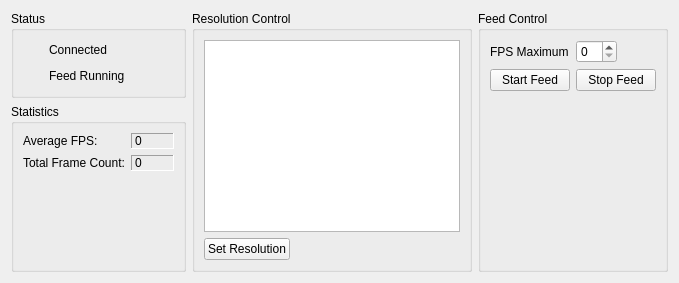
      <widget class="QWidget" name="tab">
       <attribute name="title">
        <string>Microscope Control</string>
       </attribute>
       <layout class="QGridLayout" name="gridLayout_9" rowstretch="0,1">
        <item row="1" column="0">
         <widget class="QGroupBox" name="groupBox_12">
          <property name="minimumSize">
           <size>
            <width>175</width>
            <height>0</height>
           </size>
          </property>
          <property name="title">
           <string>Statistics</string>
          </property>
          <property name="flat">
           <bool>true</bool>
          </property>
          <layout class="QFormLayout" name="formLayout_4">
           <item row="0" column="0">
            <widget class="QLabel" name="label_31">
             <property name="text">
              <string>Average FPS:</string>
             </property>
            </widget>
           </item>
           <item row="0" column="1">
            <widget class="QLabel" name="avg_fps_stat">
             <property name="frameShape">
              <enum>QFrame::Panel</enum>
             </property>
             <property name="frameShadow">
              <enum>QFrame::Sunken</enum>
             </property>
             <property name="lineWidth">
              <number>1</number>
             </property>
             <property name="text">
              <string>0</string>
             </property>
            </widget>
           </item>
           <item row="1" column="0">
            <widget class="QLabel" name="label_33">
             <property name="text">
              <string>Total Frame Count:</string>
             </property>
            </widget>
           </item>
           <item row="1" column="1">
            <widget class="QLabel" name="total_frame_stat">
             <property name="frameShape">
              <enum>QFrame::Panel</enum>
             </property>
             <property name="frameShadow">
              <enum>QFrame::Sunken</enum>
             </property>
             <property name="lineWidth">
              <number>1</number>
             </property>
             <property name="text">
              <string>0</string>
             </property>
            </widget>
           </item>
          </layout>
         </widget>
        </item>
        <item row="0" column="1" rowspan="2" alignment="Qt::AlignTop">
         <widget class="QGroupBox" name="groupBox_11">
          <property name="sizePolicy">
           <sizepolicy hsizetype="Preferred" vsizetype="Preferred">
            <horstretch>0</horstretch>
            <verstretch>0</verstretch>
           </sizepolicy>
          </property>
          <property name="title">
           <string>Resolution Control</string>
          </property>
          <property name="flat">
           <bool>true</bool>
          </property>
          <layout class="QGridLayout" name="gridLayout_10">
           <item row="0" column="0" colspan="2">
            <widget class="QListWidget" name="res_list">
             <property name="sizePolicy">
              <sizepolicy hsizetype="Preferred" vsizetype="Preferred">
               <horstretch>0</horstretch>
               <verstretch>0</verstretch>
              </sizepolicy>
             </property>
            </widget>
           </item>
           <item row="1" column="0" alignment="Qt::AlignLeft">
            <widget class="QPushButton" name="set_res_button">
             <property name="text">
              <string>Set Resolution</string>
             </property>
            </widget>
           </item>
          </layout>
         </widget>
        </item>
        <item row="0" column="0">
         <widget class="QGroupBox" name="groupBox_10">
          <property name="title">
           <string>Status</string>
          </property>
          <property name="flat">
           <bool>true</bool>
          </property>
          <layout class="QFormLayout" name="formLayout_3">
           <item row="0" column="0">
            <widget class="QWidget" name="micro_conn_ind" native="true">
             <property name="sizePolicy">
              <sizepolicy hsizetype="Fixed" vsizetype="Fixed">
               <horstretch>0</horstretch>
               <verstretch>0</verstretch>
              </sizepolicy>
             </property>
             <property name="minimumSize">
              <size>
               <width>20</width>
               <height>20</height>
              </size>
             </property>
             <property name="maximumSize">
              <size>
               <width>20</width>
               <height>20</height>
              </size>
             </property>
             <property name="styleSheet">
              <string notr="true">background: &quot;red&quot;;</string>
             </property>
            </widget>
           </item>
           <item row="0" column="1">
            <widget class="QLabel" name="label_24">
             <property name="text">
              <string>Connected</string>
             </property>
            </widget>
           </item>
           <item row="1" column="0">
            <widget class="QWidget" name="feed_run_ind" native="true">
             <property name="sizePolicy">
              <sizepolicy hsizetype="Fixed" vsizetype="Fixed">
               <horstretch>0</horstretch>
               <verstretch>0</verstretch>
              </sizepolicy>
             </property>
             <property name="minimumSize">
              <size>
               <width>20</width>
               <height>20</height>
              </size>
             </property>
             <property name="maximumSize">
              <size>
               <width>20</width>
               <height>20</height>
              </size>
             </property>
             <property name="styleSheet">
              <string notr="true">background: &quot;red&quot;;</string>
             </property>
            </widget>
           </item>
           <item row="1" column="1">
            <widget class="QLabel" name="label_34">
             <property name="text">
              <string>Feed Running</string>
             </property>
            </widget>
           </item>
          </layout>
         </widget>
        </item>
        <item row="0" column="2" rowspan="2" alignment="Qt::AlignLeft">
         <widget class="QGroupBox" name="groupBox_13">
          <property name="sizePolicy">
           <sizepolicy hsizetype="Preferred" vsizetype="Preferred">
            <horstretch>0</horstretch>
            <verstretch>0</verstretch>
           </sizepolicy>
          </property>
          <property name="title">
           <string>Feed Control</string>
          </property>
          <property name="flat">
           <bool>true</bool>
          </property>
          <layout class="QFormLayout" name="formLayout_5">
           <item row="0" column="0">
            <widget class="QLabel" name="label_32">
             <property name="text">
              <string>FPS Maximum</string>
             </property>
            </widget>
           </item>
           <item row="0" column="1">
            <widget class="QSpinBox" name="fps_spin">
             <property name="sizePolicy">
              <sizepolicy hsizetype="Fixed" vsizetype="Fixed">
               <horstretch>0</horstretch>
               <verstretch>0</verstretch>
              </sizepolicy>
             </property>
            </widget>
           </item>
           <item row="1" column="0">
            <widget class="QPushButton" name="start_feed_button">
             <property name="text">
              <string>Start Feed</string>
             </property>
            </widget>
           </item>
           <item row="1" column="1">
            <widget class="QPushButton" name="stop_feed_button">
             <property name="text">
              <string>Stop Feed</string>
             </property>
            </widget>
           </item>
          </layout>
         </widget>
        </item>
       </layout>
      </widget>
